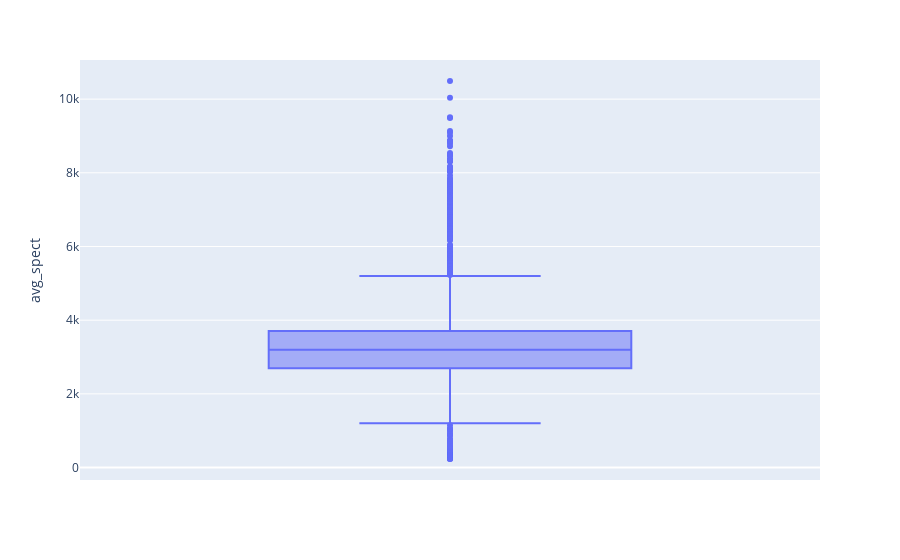

The cell this chart's notebook holds for it:
### Code cell
show_boxplot(df_tourney_statistics, 'avg_spect')

### Figure 1 — Plotly figure (JSON) as saved in the notebook; plotly's stock layout.template omitted (floating-point values rounded to 4 significant figures; data arrays with more than 128 entries replaced by an {"elided": "..."} marker saying what was removed)
{"data": [{"alignmentgroup": "True", "hovertemplate": "avg_spect=%{y}<extra></extra>", "legendgroup": "", "marker": {"color": "#636efa"}, "name": "", "notched": false, "offsetgroup": "", "orientation": "v", "showlegend": false, "type": "box", "x0": " ", "xaxis": "x", "y": {"elided": "4058 int values"}, "y0": " ", "yaxis": "y"}], "layout": {"boxmode": "group", "legend": {"tracegroupgap": 0}, "margin": {"t": 60}, "xaxis": {"anchor": "y", "domain": [0, 1]}, "yaxis": {"anchor": "x", "domain": [0, 1], "title": {"text": "avg_spect"}}}}
